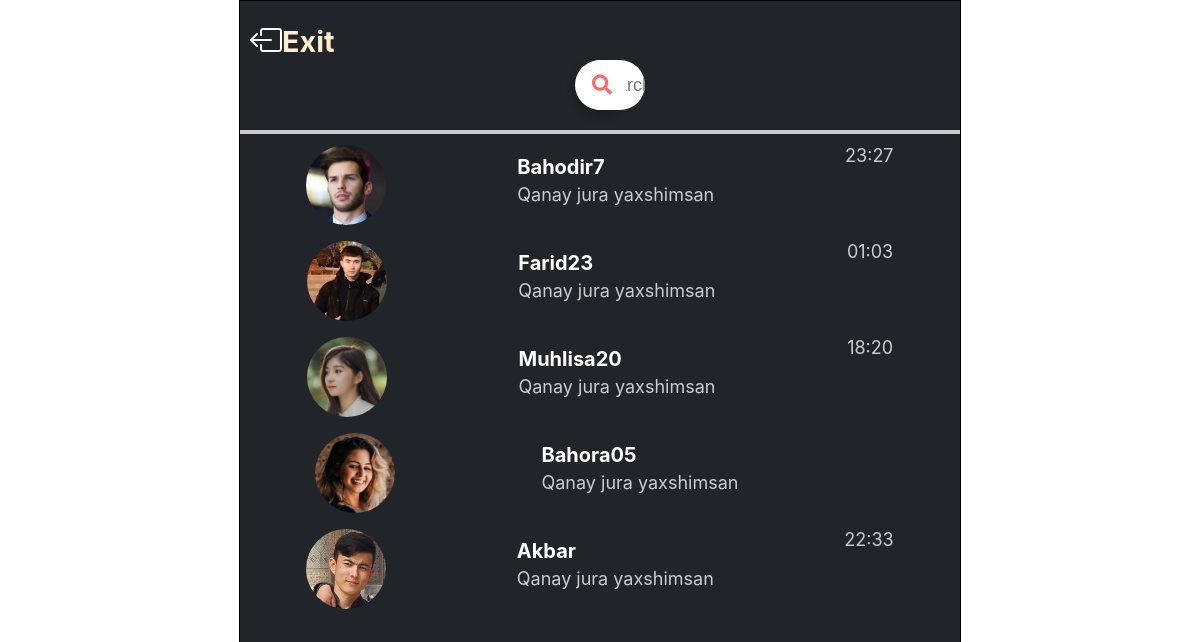
The page /friendchat/ (signed in) on the database its author committed.
### users/models.py (models this page shows, shortened)
class ChatModel(models.Model):
    my_chat=models.ForeignKey(CustomUser,on_delete=models.CASCADE,related_name='my_chat')
    friend_chat = models.ForeignKey(CustomUser, on_delete=models.CASCADE, related_name='friend_chat')
    chat=models.CharField(max_length=350)
    date=models.DateTimeField(auto_now_add=True)

class CustomUser(AbstractUser):
    image = models.ImageField(blank=True,null=True,upload_to='userimage/',default='userimage/userimage.jpg',)

### users/views.py (the view)
# urls.py: path('friendchat/',FriendChat.as_view(),name="friendchat",),#The test was written
class FriendChat(LoginRequiredMixin,View):
    def get(self,request):
        sh=request.user
        new1 = ChatModel.objects.filter(my_chat=sh).all()
        new2 = ChatModel.objects.filter(friend_chat=sh).all()
        cos = list(new1) + list(new2)
        for i in range(0,len(cos)):
            s = 0
            for j in range(i+1,len(cos)):
                if cos[i].friend_chat == cos[j-s].friend_chat and  cos[i].my_chat ==cos[j-s].my_chat:
                    cos.pop(j-s)
                    s+=1
        for i in range(0,len(cos)):
            s=0
            for j in range(i+1,len(cos)):
                if cos[i].my_chat == cos[j-s].friend_chat and  cos[i].friend_chat ==cos[j-s].my_chat :
                    cos.pop(j-s)
                    s+=1
        for i in cos:
            for j in cos:
                if i.date > j.date:
                    i.my_chat, j.my_chat = j.my_chat, i.my_chat
                    i.friend_chat, j.friend_chat = j.friend_chat, i.friend_chat
                    i.date, j.date = j.date, i.date
                    i.chat, j.chat = j.chat, i.chat
        return  render(request,'friendchat.html',{"users":cos})

### users/templates/friendchat.html (shortened to what this page needs)
{% load static %}
<!DOCTYPE html>
<html lang="en">
<head>
    <link rel="stylesheet" href="https://cdn.jsdelivr.net/npm/bootstrap-icons@1.8.1/font/bootstrap-icons.css">
    <link rel="stylesheet" href="https://cdnjs.cloudflare.com/ajax/libs/font-awesome/5.15.2/css/all.min.css"/>
    <link rel="stylesheet" href="{% static 'css/friendchat.css' %}">
    <link rel="stylesheet" href="{% static 'css/search.css' %}">
</head>
<body>
    <header>
        <div class="container">
            <div class="head-text">
                <h3><a href="{% url 'books:feed'%}" style="text-decoration: none; font-size: 1.8rem;color: blanchedalmond;z-index: 22;"><i class="bi bi-box-arrow-left" style="font-size: 2rem; color: white;"></i>Exit</a> </h3>
                <div class="box">
    <div class="search-box">
      <label for="check" class="icon">
        <i class="fas fa-search"></i>
      </label>
    </div>
  </div>
            </div>
            <div class="head-chats">
                <ul>
                    {% for i in users %}
                    {% if i.friend_chat != request.user %}
                    <a href="{% url "users:chat" i.friend_chat.id %}" style="text-decoration: none"> <li>
                        <div class="img">
                              <img src="{{ i.friend_chat.image.url }}" alt="">
                        </div>
                        <div class="text">
                         <h3>{{ i.friend_chat.username }}</h3>
                         <p>Qanay jura yaxshimsan</p>
                        </div>
                        <div class="date">
                            <p>{{ i.friend_chat.last_login | date:"H:i" }}</p>
                        </div>
                    </li></a>
                        {% endif %}
                    {% endfor %}
                </ul>
            </div>
        </div>
    </header>
</body>
</html>

### static/css/friendchat.css (style rules this page uses)
* { margin: 0; padding: 0; }
header { display: flex; justify-content: center; }
.head-text { border-bottom: 4px solid #ccc; padding: 20px 10px; }
.head-text h3 { font-size: 20px; font-family: -apple-system, BlinkMacSystemFont, 'Segoe UI', Roboto, Oxygen, Ubuntu, Cantarell, 'Open Sans', 'Helvetica Neue', sans-serif; color: #fff; }
.container { width: 60%; border: 1px solid black; background-color: #212529; transition: all 0.5s ease; }
.head-chats ul li img { width: 80px; height: 80px; object-fit: cover; border-radius: 50%; }
.head-chats { height: 84vh; overflow-y: scroll; }
.head-chats ul li { display: flex; justify-content: space-around; border: 1px solid #212529; cursor: pointer; margin: 10px 0px; transition: all 0.4s ease; }
.head-chats ul li .text h3 { font-size: 20px; font-family: -apple-system, BlinkMacSystemFont, 'Segoe UI', Roboto, Oxygen, Ubuntu, Cantarell, 'Open Sans', 'Helvetica Neue', sans-serif; color: #fff; padding-bottom: 5px; }
.head-chats ul li .text { padding-top: 10px; }
.head-chats ul li .text p { color: #ccc; font-size: 18px; font-family: -apple-system, BlinkMacSystemFont, 'Segoe UI', Roboto, Oxygen, Ubuntu, Cantarell, 'Open Sans', 'Helvetica Neue', sans-serif; }
.head-chats ul li .date p { color: #ccc; font-size: 18px; font-family: -apple-system, BlinkMacSystemFont, 'Segoe UI', Roboto, Oxygen, Ubuntu, Cantarell, 'Open Sans', 'Helvetica Neue', sans-serif; }

### static/css/search.css (style rules this page uses)
.box .search-box { position: relative; height: 50px; max-width: 50px; margin: auto; box-shadow: 0 5px 10px rgba(0, 0, 0, 0.25); border-radius: 25px; transition: all 0.3s ease; }
.search-box .icon { position: absolute; right: -2px; top: 0; width: 50px; background: #FFF; height: 100%; text-align: center; line-height: 50px; color: #FF676D; font-size: 20px; border-radius: 25px; }

### rows shown on the page
ChatModel: friend_chat.image (picture), friend_chat.username "Bahodir7", friend_chat.last_login "23:27"
ChatModel: friend_chat.image (picture), friend_chat.username "Farid23", friend_chat.last_login "01:03"
ChatModel: friend_chat.image (picture), friend_chat.username "Muhlisa20", friend_chat.last_login "18:20"
ChatModel: friend_chat.image (picture), friend_chat.username "Bahora05"
ChatModel: friend_chat.image (picture), friend_chat.username "Akbar", friend_chat.last_login "22:33"
